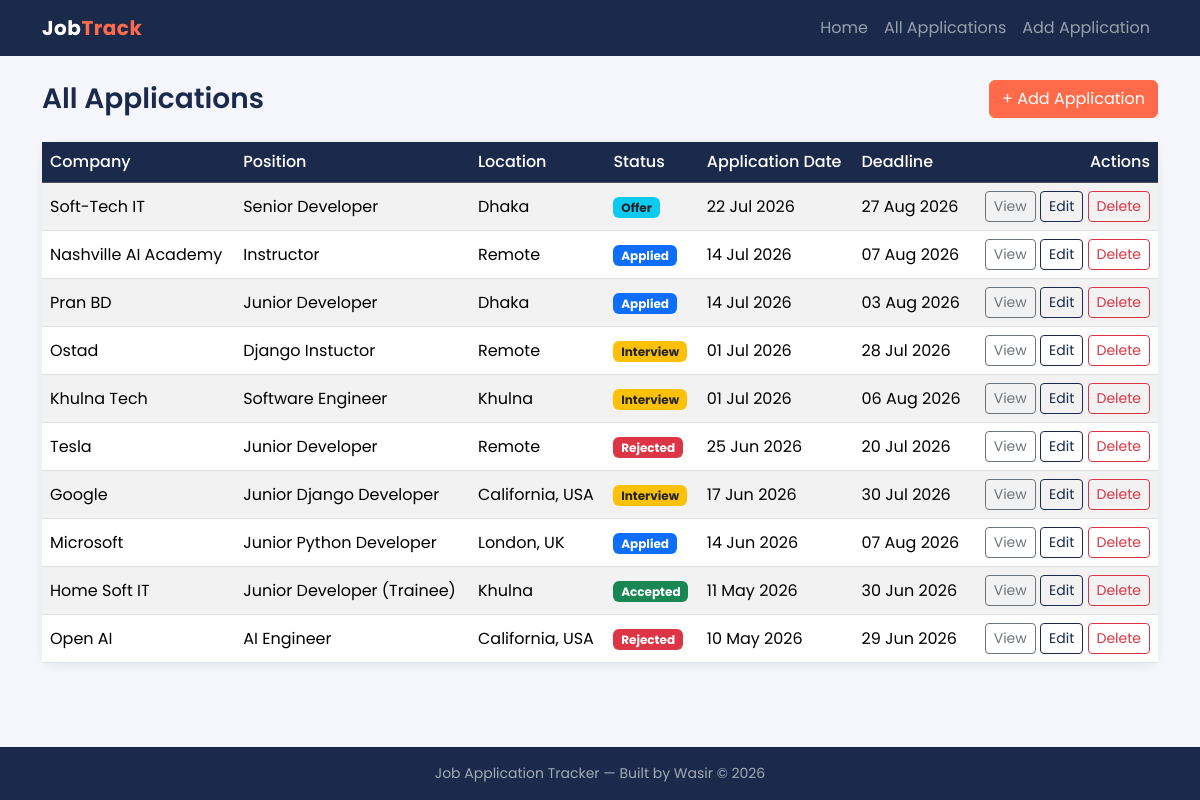
Screenshot of /jobs/ with the database file from the repository.
### jobs/models.py (models this page shows, shortened)
class JobApplication(models.Model):
    STATUS_CHOICES = [
        ('applied', 'Applied'),
        ('interview', 'Interview'),
        ('offer', 'Offer'),
        ('accepted', 'Accepted'),
        ('rejected', 'Rejected'),
    ]
    company_name = models.CharField(max_length=200)
    position = models.CharField(max_length=200)
    job_location = models.CharField(max_length=200)
    salary = models.DecimalField(max_digits=10, decimal_places=2, null=True, blank=True)
    status = models.CharField(max_length=20, choices=STATUS_CHOICES, default='applied')
    application_date = models.DateField()
    deadline = models.DateField()
    notes = models.TextField(max_length=500, blank=True)
    created_at = models.DateTimeField(auto_now_add=True)
    updated_at = models.DateTimeField(auto_now=True)
    class Meta:
        ordering = ['-application_date']

### jobs/views.py (the view)
# urls.py: path('', views.job_list, name='job_list'),               # /jobs/
def job_list(request):
    applications = JobApplication.objects.all()
    return render(request, 'jobs/list.html', {'applications': applications})

### templates/jobs/list.html (shortened to what this page needs)
{% extends 'base.html' %}
{% block content %}
<div class="d-flex justify-content-between align-items-center mb-4">
    <h1 class="h3 page-title mb-0">All Applications</h1>
    <a href="{% url 'jobs:job_create' %}" class="btn btn-primary">+ Add Application</a>
</div>
<div class="card">
    <div class="table-responsive">
        <table class="table table-striped table-hover align-middle mb-0">
            <thead class="table-dark">
                <tr>
                    <th>Company</th>
                    <th>Position</th>
                    <th>Location</th>
                    <th>Status</th>
                    <th>Application Date</th>
                    <th>Deadline</th>
                    <th class="text-end">Actions</th>
                </tr>
            </thead>
            <tbody>
                {% for job in applications %}
                <tr>
                    <td>{{ job.company_name }}</td>
                    <td>{{ job.position }}</td>
                    <td>{{ job.job_location }}</td>
                    <td>{% include 'jobs/status_badge.html' with application=job %}</td>
                    <td>{{ job.application_date|date:"d M Y" }}</td>
                    <td>{{ job.deadline|date:"d M Y" }}</td>
                    <td class="text-end text-nowrap">
                        <a href="{% url 'jobs:job_detail' job.pk %}" class="btn btn-sm btn-outline-secondary">View</a>
                        <a href="{% url 'jobs:job_update' job.pk %}" class="btn btn-sm btn-outline-primary">Edit</a>
                        <a href="{% url 'jobs:job_delete' job.pk %}" class="btn btn-sm btn-outline-danger">Delete</a>
                    </td>
                </tr>
                {% endfor %}
            </tbody>
        </table>
    </div>
</div>
{% endblock %}

### templates/base.html (shortened to what this page needs)
{% load static %}
<!DOCTYPE html>
<html lang="en">
<head>
    <link href="https://cdn.jsdelivr.net/npm/bootstrap@5.3.3/dist/css/bootstrap.min.css" rel="stylesheet">
    <link rel="stylesheet" href="{% static 'css/style.css' %}">
</head>
<body class="d-flex flex-column min-vh-100">
    {% include 'navbar.html' %}
    <main class="container py-4 flex-grow-1">
        {% block content %}{% endblock %}
    </main>
    {% include 'footer.html' %}
</body>
</html>

### templates/navbar.html (shortened to what this page needs)
<nav class="navbar navbar-expand-lg navbar-dark site-navbar">
    <div class="container">
        <a class="navbar-brand fw-bold" href="{% url 'home' %}">Job<span>Track</span></a>
        <div class="collapse navbar-collapse" id="navLinks">
            <ul class="navbar-nav ms-auto">
                <li class="nav-item">
                    <a class="nav-link" href="{% url 'home' %}">Home</a>
                </li>
                <li class="nav-item">
                    <a class="nav-link" href="{% url 'jobs:job_list' %}">All Applications</a>
                </li>
                <li class="nav-item">
                    <a class="nav-link" href="{% url 'jobs:job_create' %}">Add Application</a>
                </li>
            </ul>
        </div>
    </div>
</nav>

### templates/jobs/status_badge.html
{% if application.status == 'applied' %}
    <span class="badge bg-primary">{{ application.get_status_display }}</span>
{% elif application.status == 'interview' %}
    <span class="badge bg-warning text-dark">{{ application.get_status_display }}</span>
{% elif application.status == 'offer' %}
    <span class="badge bg-info text-dark">{{ application.get_status_display }}</span>
{% elif application.status == 'accepted' %}
    <span class="badge bg-success">{{ application.get_status_display }}</span>
{% else %}
    <span class="badge bg-danger">{{ application.get_status_display }}</span>
{% endif %}

### templates/footer.html
<footer class="site-footer py-3 mt-auto">
    <div class="container text-center small">
        Job Application Tracker &mdash; Built by Wasir &copy; {% now "Y" %}
    </div>
</footer>

### static/css/style.css (style rules this page uses)
:root { --brand: #1b2a4a; --brand-light: #2c4370; --accent: #ff6b4a; --page-bg: #f4f6fb; }
body { font-family: 'Poppins', sans-serif; background-color: var(--page-bg) !important; color: #2f3542; }
.site-navbar { background-color: var(--brand); }
.navbar-brand { letter-spacing: 0.5px; }
.navbar-brand span { color: var(--accent); }
.card { border: none; border-radius: 14px; box-shadow: 0 2px 10px rgba(27, 42, 74, 0.08); }
.btn-primary { background-color: var(--accent); border-color: var(--accent); }
.btn-outline-primary { color: var(--brand); border-color: var(--brand); }
.table-dark th { background-color: var(--brand) !important; font-weight: 500; }
table th { white-space: nowrap; }
.page-title { font-weight: 600; color: var(--brand); }
.site-footer { background-color: var(--brand); color: rgba(255, 255, 255, 0.6); }

### rows the page displays
JobApplication: company_name "Soft-Tech IT", position "Senior Developer", job_location "Dhaka", status "Offer", application_date "22 Jul 2026", deadline "27 Aug 2026"
JobApplication: company_name "Nashville AI Academy", position "Instructor", job_location "Remote", status "Applied", application_date "14 Jul 2026", deadline "07 Aug 2026"
JobApplication: company_name "Pran BD", position "Junior Developer", job_location "Dhaka", status "Applied", application_date "14 Jul 2026", deadline "03 Aug 2026"
JobApplication: company_name "Ostad", position "Django Instuctor", job_location "Remote", status "Interview", application_date "01 Jul 2026", deadline "28 Jul 2026"
JobApplication: company_name "Khulna Tech", position "Software Engineer", job_location "Khulna", status "Interview", application_date "01 Jul 2026", deadline "06 Aug 2026"
JobApplication: company_name "Tesla", position "Junior Developer", job_location "Remote", status "Rejected", application_date "25 Jun 2026", deadline "20 Jul 2026"
JobApplication: company_name "Google", position "Junior Django Developer", job_location "California, USA", status "Interview", application_date "17 Jun 2026", deadline "30 Jul 2026"
JobApplication: company_name "Microsoft", position "Junior Python Developer", job_location "London, UK", status "Applied", application_date "14 Jun 2026", deadline "07 Aug 2026"
JobApplication: company_name "Home Soft IT", position "Junior Developer (Trainee)", job_location "Khulna", status "Accepted", application_date "11 May 2026", deadline "30 Jun 2026"
JobApplication: company_name "Open AI", position "AI Engineer", job_location "California, USA", status "Rejected", application_date "10 May 2026", deadline "29 Jun 2026"
